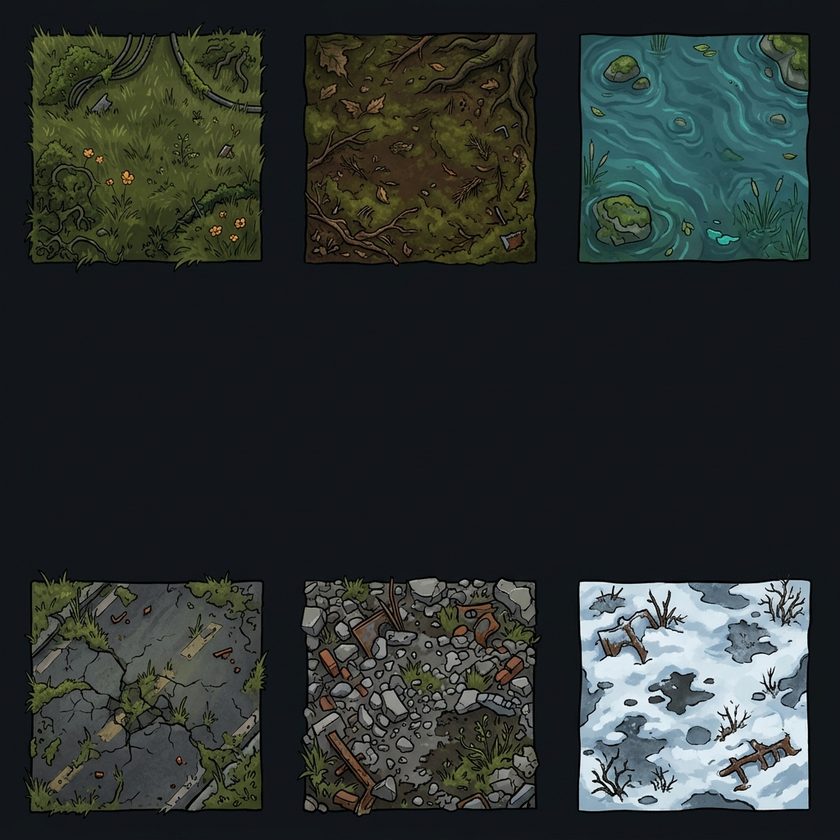
#> input picture art/refs/ref_ground.png, 840 x 840 px, shrunk from 1024 x 1024 before the run
$ python value_check.py ../../art/refs/ref_ground.png out.png
#> lines starting #> are read from the running program, lines starting #| are printed output that depends on the picture
"""Value analysis of a game screenshot ('desaturate it' test, "Reducing Visual Confusion").
usage: value_check.py <screenshot.png> [out_gray.png] — crops the map area, prints luminance stats, saves gray."""
import sys
from PIL import Image, ImageOps
import numpy as np
im = Image.open(sys.argv[1]).convert("RGB"); w, h = im.size
#> further down, im is the input picture: PIL image 840x840 RGB; mean R, G, B 43.3, 49.3, 47.4
#> after `w, h = im.size`: w = 840; h = 840
g = ImageOps.grayscale(im.crop((int(w*.20), int(h*.08), int(w*.78), int(h*.90))))
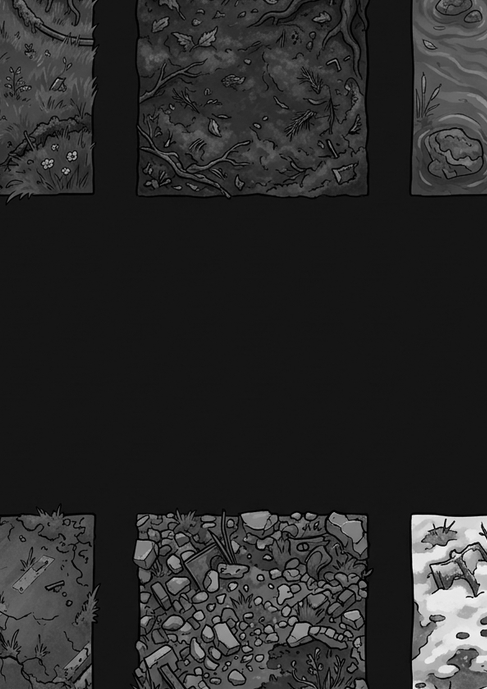
#> g: PIL image 487x689 L; min 0, max 255, mean 42.6
a = np.asarray(g, dtype=float)
p5, p50, p95 = (float(np.percentile(a, q)) for q in (5, 50, 95))
#> p5 = 19; p50 = 21; p95 = 112
print(f"value mean={a.mean():.1f} std={a.std():.1f} p5={p5:.0f} p50={p50:.0f} p95={p95:.0f} range={p95-p5:.0f} near-black={(a<20).mean()*100:.1f}%")
#| value mean=42.6 std=38.7 p5=19 p50=21 p95=112 range=93 near-black=5.8%
if p95 - p5 < 40: print("WARN: flat scene — objects will not separate from ground")
if len(sys.argv) > 2: g.save(sys.argv[2])
